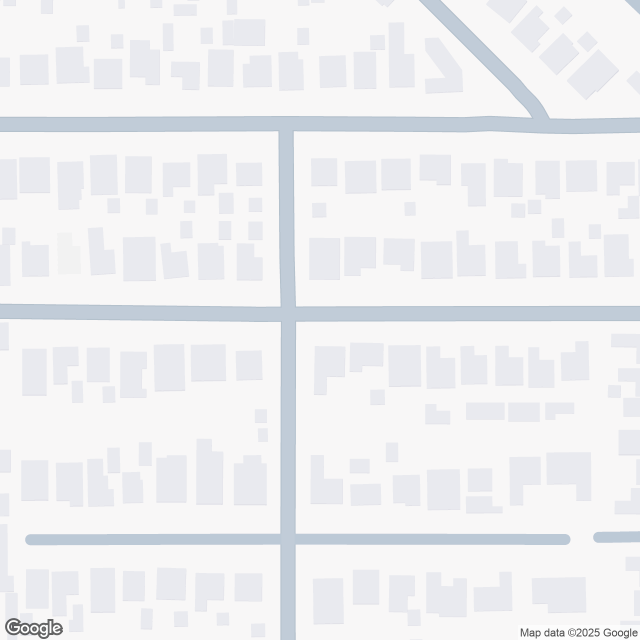
#> input picture original_map.png, 1280 x 1280 px (shown at 1/2 size)
$ python -i map.py   (imports and definitions only)
#> lines starting #> are read from the running program, lines starting #| are printed output that depends on the picture
#> further down, picture is the input picture: PIL image 1280x1280 P; mean R, G, B 238.5, 239.2, 241.6
import requests
from PIL import Image
import numpy as np
from io import BytesIO
import os
from scipy.ndimage import gaussian_filter, binary_dilation
import random

# [42 lines left out: function get_google_maps_snapshot, not called in this run]

def convert_to_minecraft_palette(image, max_distance=30):
    """
    Convert image colors to a Minecraft-like palette by mapping each pixel to the closest palette color,
    and apply depth algorithm to water areas.

    Args:
    - image (PIL.Image.Image): The input image.
    - max_distance (float): The maximum color distance to consider for mapping.

    Returns:
    - PIL.Image.Image: The transformed image.
    """
#> called with max_distance = 30
    # Minecraft color palette
    # Original color -> Mapped Minecraft color
    palette = {
        'grass': ((211, 248, 226), (108, 152, 47)),    # Light green -> Grass green
        'water': ((144, 218, 238), (64, 63, 252)),     # Light blue -> Water blue
        'light_grey': ((233, 234, 239), (205, 127, 55)),  # Light grey -> Brown
        # Add more mappings if needed
    }

    # Extract the palette colors and their corresponding Minecraft colors
    original_colors = np.array([color[0] for color in palette.values()])
    minecraft_colors = np.array([color[1] for color in palette.values()])

    # Ensure the image is in RGB mode
    if image.mode != 'RGB':
        image = image.convert('RGB')

    # Convert the image to a NumPy array
    image_array = np.array(image)

    # Reshape the image array to a 2D array of pixels
    pixels = image_array.reshape(-1, 3)

    # Compute the distance between each pixel and each color in the palette
    distances = np.linalg.norm(pixels[:, None] - original_colors[None, :], axis=2)

    # Find the minimum distance and the index of the closest palette color for each pixel
    min_distances = np.min(distances, axis=1)
    closest_color_indices = np.argmin(distances, axis=1)

    # Create a mask for pixels within the max_distance
    within_distance = min_distances <= max_distance

    # Map pixels within the threshold to the closest Minecraft color
    new_pixels = pixels.copy()
    new_pixels[within_distance] = minecraft_colors[closest_color_indices[within_distance]]

    # Reshape the new pixels back to the original image shape
    new_image_array = new_pixels.reshape(image_array.shape)
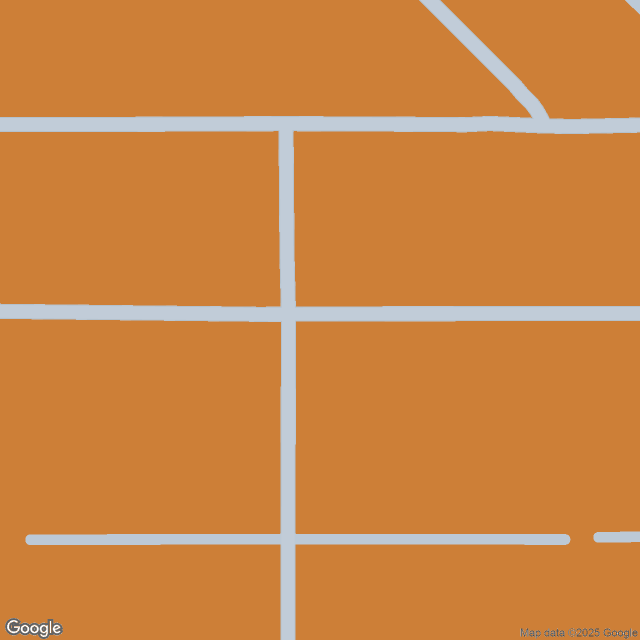
#> new_image_array: shape (1280, 1280, 3) (shown at 1/2 size); mean R, G, B 203.6, 133.6, 69.1

    # Now process the water areas
    new_image_array = process_water_areas(new_image_array, palette)

    # Convert the modified array back to a PIL image
    return Image.fromarray(new_image_array.astype('uint8'))

def process_water_areas(image_array, palette):
    """
    Process water areas to assign depths and apply patterns.

    Args:
    - image_array (numpy.ndarray): The image array after initial color mapping.
    - palette (dict): The color palette used for mapping.

    Returns:
    - numpy.ndarray: The modified image array with water depths applied.
    """
    # Extract Minecraft water color
    minecraft_water_color = np.array(palette['water'][1])

    # Define colors for deep water
    deep_water_color = np.array([0, 0, 139])  # Darker blue for deep water

    # Create a mask for water pixels
    water_mask = np.all(image_array == minecraft_water_color, axis=-1)
#> water_mask: shape (1280, 1280) bool; every value is 0

    # Create a depth map for water pixels (default 0 for shallow)
    depth_map = np.zeros(image_array.shape[:2], dtype=int)

    # Ensure shoreline is shallow
    # First, identify shoreline pixels (water pixels adjacent to non-water pixels)
    structure = np.ones((3, 3))
    dilated_water_mask = binary_dilation(water_mask, structure=structure)
    shoreline_mask = water_mask & (~dilated_water_mask | water_mask)

    # Set depth to 0 (shallow) for shoreline pixels
    depth_map[shoreline_mask] = 0

    # For other water pixels, randomly assign deep spots
    # Create a random depth map for water pixels
    random_depth = np.random.rand(*image_array.shape[:2])
    # Smooth the random depth map to create natural-looking deep spots
    smooth_depth = gaussian_filter(random_depth, sigma=5)
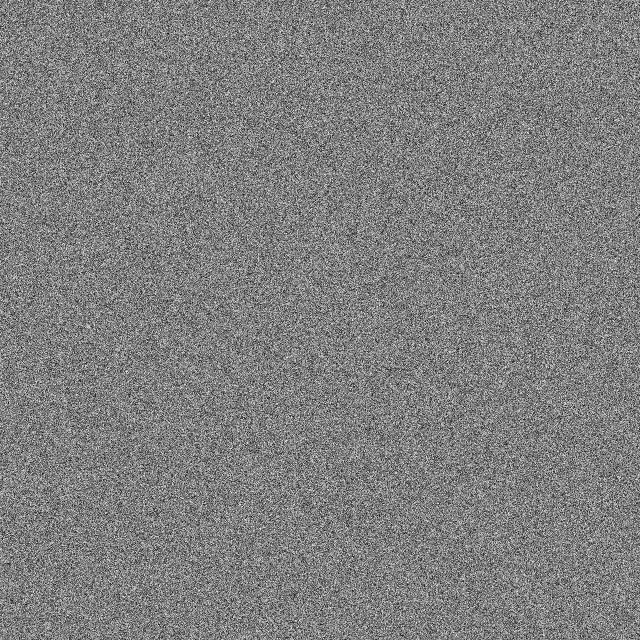
#> random_depth: shape (1280, 1280) float64 (shown at 1/2 size); min 7.07e-07, max 1, mean 0.5

    # Normalize and threshold to create deep spots
    deep_threshold = 0.6  # Adjust this value to control the amount of deep water
    deep_spots = (smooth_depth > deep_threshold) & water_mask & (~shoreline_mask)
    depth_map[deep_spots] = 1  # Set depth to 1 (deep) for deep spots

    # Apply checker pattern to deep water
    checkerboard = (np.indices(depth_map.shape).sum(axis=0) % 2 == 0)
    deep_water_mask = (depth_map == 1)
    image_array[deep_water_mask & checkerboard] = minecraft_water_color
    image_array[deep_water_mask & ~checkerboard] = deep_water_color
    print(f"Number of water pixels: {np.sum(water_mask)}")
#| Number of water pixels: 0
    print(f"Number of shoreline pixels: {np.sum(shoreline_mask)}")
#| Number of shoreline pixels: 0
    print(f"Number of deep water pixels after thresholding: {np.sum(deep_spots)}")
#| Number of deep water pixels after thresholding: 0
    print(f"Number of deep water pixels in depth map: {np.sum(deep_water_mask)}")

    return image_array

# [267 lines left out: functions add_fake_elevation, add_trees, scale_up_image, generate_minecraft_map, not called in this run]


# Example usage
# [12 lines not run here, left out]

>>> from PIL import Image
>>> picture = Image.open('original_map.png')
>>> result = convert_to_minecraft_palette(picture)
